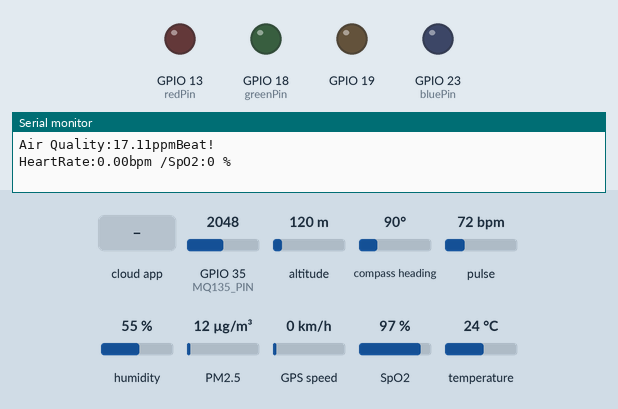
This sketch was run on a simulated ESP32. Parts: output pins drawn as LEDs (lit = HIGH), the last lines printed to the serial monitor. The test bench sets the inputs (shaded band); at power-on: GPIO 35 (MQ135_PIN) = 2048, altitude 120 m, compass heading 90°, pulse 72 bpm, humidity 55 %, PM2.5 12 µg/m³, GPS speed 0 km/h, SpO2 97 %, temperature 24 °C. WiFi joins after 1.5 s; servers stay silent unless stated; the local clock reads 2024-03-15 10:24:30 at power-on unless the sketch sets it; random numbers use the default seed unless the sketch sets one; the GPS gets a fix after 3 s at 37.7749, -122.4194 with 8 satellites; the Firebase database answers and starts empty.

Above: at 3.3 s.
3.4 s: the phone or cloud app sets modeloutput to Good
At 7.2 s:
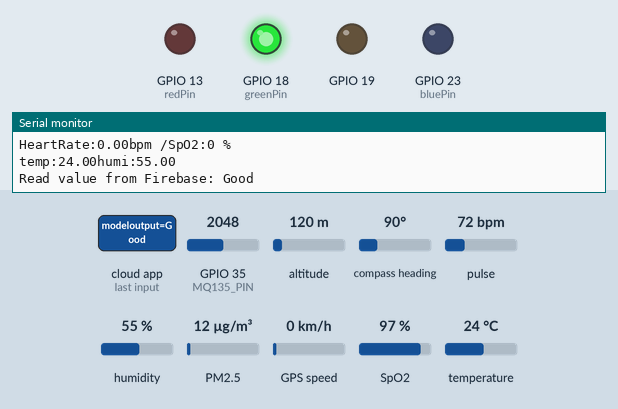
7.5 s: the phone or cloud app sets modeloutput to Moderate
At 13.7 s:
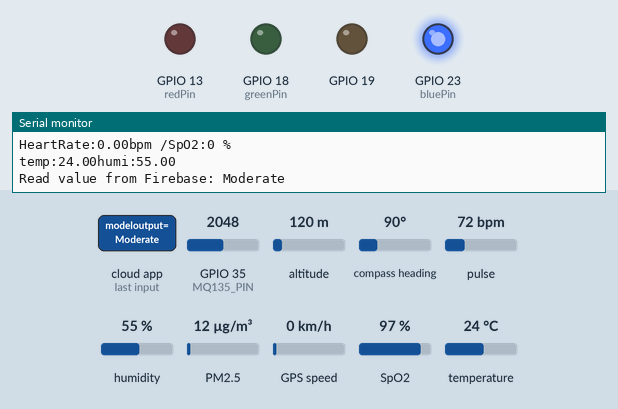
14.0 s: the phone or cloud app sets modeloutput to Unhealthy
At 19.4 s:
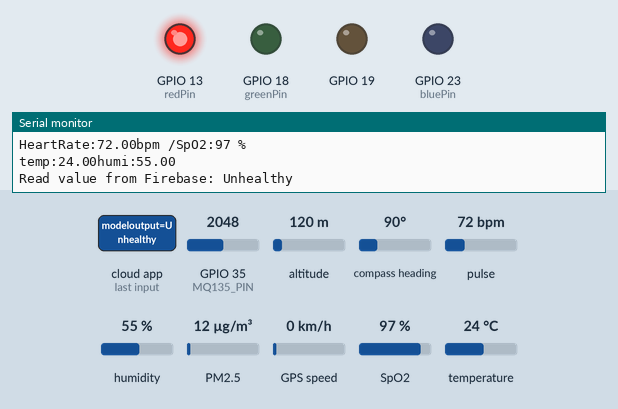
Timing chart, 0 to 20.9 s (numbered marks = the images above; inputs shaded):
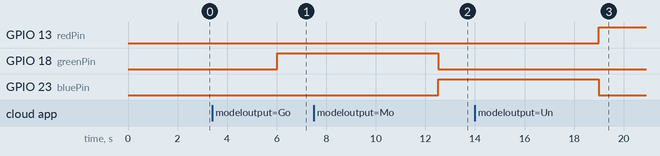

Measured:
- after the input at 3.4 s, GPIO 18 (greenPin): LOW → HIGH after 2.6 s
- after the input at 7.5 s, GPIO 18 (greenPin): HIGH → LOW after 5.0 s; GPIO 23 (bluePin): LOW → HIGH after 5.0 s
- after the input at 14.0 s, GPIO 13 (redPin): LOW → HIGH after 5.0 s; GPIO 23 (bluePin): HIGH → LOW after 5.0 s

The sketch:

SmartBand.ino
```cpp
#include <FirebaseESP32.h>
#include <Wire.h>

#include "MQ135.h" // mq
#define MQ135_PIN 35


#include "MAX30100_PulseOximeter.h" //heart rate
#define REPORTING_PERIOD_MS     1000
#define BLYNK_PRINT Serial
#include <Blynk.h>
#include <WiFi.h>
#include <BlynkSimpleEsp32.h>
#define SDA_PIN 21
#define SCL_PIN 22
//#define INT_PIN 19

#include <SoftwareSerial.h>
#include <TinyGPSPlus.h> // gps
SoftwareSerial mySerial(17, 16); // RX, TX
TinyGPSPlus gps;

#define FIREBASE_HOST "https://msensors-default-rtdb.firebaseio.com"
#define FIREBASE_AUTH "AIzaSyDtXLFSkkjyh9qgSpDbrlxgREmiZ9dQrjg"

#define WIFI_SSID "Yasmin"
#define WIFI_PASSWORD "800159464@Y&A"

//dust
#include <GP2YDustSensor.h>

const uint8_t SHARP_LED_PIN = 25;   // Sharp Dust/particle sensor Led Pin
const uint8_t SHARP_VO_PIN = 34;    // Sharp Dust/particle analog out pin used for reading
const float PM25_COEFFICIENT = 0.172;
const float PM10_COEFFICIENT = 0.283;
GP2YDustSensor dustSensor(GP2Y1010AU0F, SHARP_LED_PIN, SHARP_VO_PIN);


PulseOximeter pox; //heart rate
uint32_t tsLastReport = 0;

#include <DHT22.h>
#define data_PIN 26
DHT22 dht22(data_PIN);

FirebaseData firebaseData;
//led
int redPin = 13; // Replace with the GPIO pin you want to use for red color
int greenPin = 18; // Replace with the GPIO pin you want to use for green color
int bluePin = 23; //Replace with the GPIO pin you want to use for blue color

void onBeatDetected()
{
    Serial.println("Beat!");
}

void setup() {
  // put your setup code here, to run once:
  pinMode(redPin, OUTPUT); // set the GPIO pin for red color to output mode
pinMode(greenPin, OUTPUT); // set the GPIO pin for green color to output mode
pinMode(bluePin, OUTPUT); // set the GPIO pin for blue color to output mode
pinMode(19, OUTPUT);

  updateSerial();
  Serial.begin(115200);
Serial2.begin(9600);//gps
Wire.begin();
  dustSensor.begin();
  pox.begin();
  if (!pox.begin()) {
        Serial.println("FAILED");
        for(;;);
    } else {
        Serial.println("SUCCESS");
    }
    pox.setOnBeatDetectedCallback(onBeatDetected);
  Firebase.begin(FIREBASE_HOST, FIREBASE_AUTH);

  WiFi.begin(WIFI_SSID, WIFI_PASSWORD);
  Serial.print("Connecting to Wi-Fi");
  while (WiFi.status() != WL_CONNECTED){
    Serial.print(".");
  delay(500);
}
uint64_t chipid = ESP.getEfuseMac();
  Serial.printf("Chip ID: %04X%08X\n", (uint16_t)(chipid>>32), (uint32_t)chipid);
Firebase.pushInt(firebaseData, "/datasensors/serialnumber", (uint32_t)chipid);

}
void loop() {
  while (Serial2.available() > 0)
    if (gps.encode(Serial2.read()))
      displayInfo();

readDust();
readMQ();
readHeartRate();
readrand();
readDHT();
// Read data from Firebase
if (Firebase.get(firebaseData, "modeloutput")) {
    String value = firebaseData.stringData();
    Serial.println("Read value from Firebase: " + value);

    if( value == "Good"){
  analogWrite(redPin, 0);
  analogWrite(greenPin, 255);
  analogWrite(bluePin, 0);
  delay(1000);
   }
  else if( value == "Moderate")
  {
    analogWrite(redPin, 0);
  analogWrite(greenPin, 0);
  analogWrite(bluePin, 255);
  delay(1000);
  }
  else if( value == "Unhealthy for Sensitive Groups")
  {
    analogWrite(redPin, 255);
  analogWrite(greenPin, 0);
  analogWrite(bluePin, 0);
  delay(1000);
  }
  else if( value == "Unhealthy")
  {
    analogWrite(redPin, 255);
  analogWrite(greenPin, 0);
  analogWrite(bluePin, 0);
  delay(1000);
  }
  else if( value == "Very Unhealthy")
  {
    analogWrite(redPin, 255);
  analogWrite(greenPin, 0);
  analogWrite(bluePin, 0);
  delay(1000);
  }
  else if ( value == "Hazardous")
  {
    analogWrite(redPin, 255);
  analogWrite(greenPin, 0);
  analogWrite(bluePin, 0);
  delay(1000);
  }
  else
  {
    analogWrite(redPin, 0);
  analogWrite(greenPin, 0);
  analogWrite(bluePin, 0);
  delay(1000);
  }

  } else {
    Serial.println("Failed to read value from Firebase");
  }

delay(1000);
}

void readDust()
{
  int dustDensity = dustSensor.getDustDensity();
     if ( dustDensity < 0)
     {
         dustDensity = 0;
     }
float pm25 = PM25_COEFFICIENT * pow(dustDensity, 1.1);
float pm10 = PM10_COEFFICIENT * pow(dustDensity, 1.1);
  Serial.print("Dust density: ");
  Serial.println(dustDensity);
  Serial.print(" ug/m^3\t PM2.5 concentration: ");
  Serial.print(pm25);
  Serial.print(" µg/m³\t PM10 concentration: ");
  Serial.print(pm10);
  Serial.println(" µg/m³");
Firebase.pushFloat(firebaseData, "/datasensors/dustDensity", dustDensity);
Firebase.pushFloat(firebaseData, "/datasensors/pm25", pm25);
Firebase.pushFloat(firebaseData, "/datasensors/pm10", pm10);
Firebase.setFloat(firebaseData, "/sensors/pm25", pm25);
Firebase.setFloat(firebaseData, "/sensors/pm10", pm10);
}


void readMQ()
{
int mq135Value = analogRead(MQ135_PIN);
  float voltage = mq135Value / 1024.0 * 5.0; // Convert 10-bit ADC reading to voltage
  float ppm = 116.6020682 * pow(voltage / 5.0, -2.769034857); // Calculate PPM using calibration curve
  Serial.print("Air Quality:");
        Serial.print(ppm);
        Serial.print("ppm");
Firebase.pushInt(firebaseData, "/datasensors/AirQuality", ppm);

}


void readHeartRate()
{
  pox.update();
if (millis() - tsLastReport > REPORTING_PERIOD_MS) {
        Serial.print("HeartRate:");
        Serial.print(pox.getHeartRate());
        Serial.print("bpm /SpO2:");
        Serial.print(pox.getSpO2());
        Serial.println(" %");
        Firebase.pushInt(firebaseData, "/datasensors/HeartRate", 77.8);
        Firebase.pushInt(firebaseData, "/datasensors/SpO2", 95);
        tsLastReport = millis();

  }
}
void readrand()
{
  srand(time(NULL));

  int maxtempC = rand() % 21 + 20;
  int mintempC = rand() % 21 + 20;
  int pressure = rand() % 21 + 20;
  int winddirDegree = rand() % (360 - (-360) +1) -360;
  int windspeedKmph=rand()%101+1;
  Firebase.setInt(firebaseData, "/sensors/maxtempC", maxtempC);
  Firebase.setInt(firebaseData, "/sensors/mintempC", mintempC);
  Firebase.setInt(firebaseData, "/sensors/maxtempC", maxtempC);
  Firebase.setInt(firebaseData, "/sensors/pressure", pressure);
  Firebase.setInt(firebaseData, "/sensors/winddirDegree", winddirDegree);
  Firebase.setInt(firebaseData, "/sensors/windspeedKmph", windspeedKmph);
}
void displayInfo()
{
  Serial.print(F("Location: "));
  if(gps.location.isValid())
  {
    double latitude = gps.location.lat();
    double longitude = gps.location.lng();
    Serial.print("Lat= ");
    Serial.print(latitude, 6);
    Serial.print(F(","));
    Serial.print("Lng= ");
    Serial.print(longitude, 6);
    Serial.println();
    Firebase.pushDouble(firebaseData, "/datasensors/latitude", latitude);
    Firebase.pushDouble(firebaseData, "/datasensors/longitude", longitude);
  }
  else
  {
    Serial.println(F("INVALID"));

  }

}
void readDHT(){
float t = dht22.getTemperature();
  float h = dht22.getHumidity();
    Serial.print("temp:");
  Serial.print(t);
  Serial.print("humi:");
  Serial.println(h);
  Firebase.setFloat(firebaseData, "/sensors/temperature", t);
  Firebase.setFloat(firebaseData, "/sensors/humidity", h);
  Firebase.pushFloat(firebaseData, "/datasensors/temperature", t);
  Firebase.pushFloat(firebaseData, "/datasensors/humidity", h);

  delay(1000);
}
void updateSerial()
{
  delay(500);
  while (Serial.available())
  {
    Serial2.write(Serial.read());//Forward what Serial received to Software Serial Port
  }
  while (Serial2.available())
  {
    Serial.write(Serial2.read());//Forward what Software Serial received to Serial Port
  }
}
```
